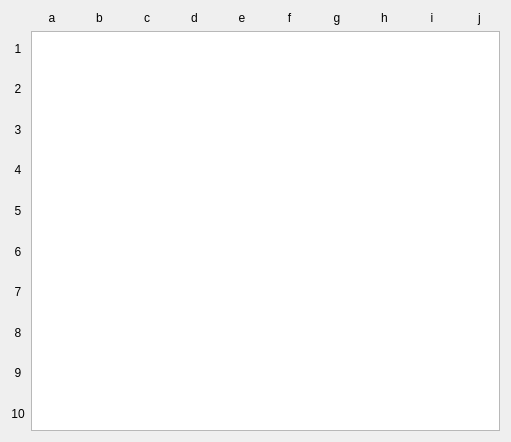
<?xml version="1.0" encoding="UTF-8"?>
<ui version="4.0">
 <class>Field</class>
 <widget class="QWidget" name="Field">
  <property name="geometry">
   <rect>
    <x>0</x>
    <y>0</y>
    <width>511</width>
    <height>442</height>
   </rect>
  </property>
  <property name="windowTitle">
   <string>Form</string>
  </property>
  <property name="locale">
   <locale language="Russian" country="Russia"/>
  </property>
  <layout class="QGridLayout" name="gridLayout_2">
   <item row="0" column="0">
    <layout class="QGridLayout" name="gridLayout">
     <item row="0" column="1">
      <layout class="QHBoxLayout" name="horizontalLayout">
       <item>
        <widget class="QLabel" name="label_3">
         <property name="text">
          <string>a</string>
         </property>
         <property name="alignment">
          <set>Qt::AlignCenter</set>
         </property>
        </widget>
       </item>
       <item>
        <widget class="QLabel" name="label_4">
         <property name="text">
          <string>b</string>
         </property>
         <property name="alignment">
          <set>Qt::AlignCenter</set>
         </property>
        </widget>
       </item>
       <item>
        <widget class="QLabel" name="label_5">
         <property name="text">
          <string>c</string>
         </property>
         <property name="alignment">
          <set>Qt::AlignCenter</set>
         </property>
        </widget>
       </item>
       <item>
        <widget class="QLabel" name="label_9">
         <property name="text">
          <string>d</string>
         </property>
         <property name="alignment">
          <set>Qt::AlignCenter</set>
         </property>
        </widget>
       </item>
       <item>
        <widget class="QLabel" name="label_10">
         <property name="text">
          <string>e</string>
         </property>
         <property name="alignment">
          <set>Qt::AlignCenter</set>
         </property>
        </widget>
       </item>
       <item>
        <widget class="QLabel" name="label_7">
         <property name="text">
          <string>f</string>
         </property>
         <property name="alignment">
          <set>Qt::AlignCenter</set>
         </property>
        </widget>
       </item>
       <item>
        <widget class="QLabel" name="label_8">
         <property name="text">
          <string>g</string>
         </property>
         <property name="alignment">
          <set>Qt::AlignCenter</set>
         </property>
        </widget>
       </item>
       <item>
        <widget class="QLabel" name="label_6">
         <property name="text">
          <string>h</string>
         </property>
         <property name="alignment">
          <set>Qt::AlignCenter</set>
         </property>
        </widget>
       </item>
       <item>
        <widget class="QLabel" name="label">
         <property name="layoutDirection">
          <enum>Qt::LeftToRight</enum>
         </property>
         <property name="text">
          <string>i</string>
         </property>
         <property name="alignment">
          <set>Qt::AlignCenter</set>
         </property>
        </widget>
       </item>
       <item>
        <widget class="QLabel" name="label_2">
         <property name="text">
          <string>j</string>
         </property>
         <property name="alignment">
          <set>Qt::AlignCenter</set>
         </property>
        </widget>
       </item>
      </layout>
     </item>
     <item row="1" column="0">
      <layout class="QVBoxLayout" name="verticalLayout">
       <item>
        <widget class="QLabel" name="label_19">
         <property name="text">
          <string>1</string>
         </property>
         <property name="alignment">
          <set>Qt::AlignCenter</set>
         </property>
        </widget>
       </item>
       <item>
        <widget class="QLabel" name="label_17">
         <property name="text">
          <string>2</string>
         </property>
         <property name="alignment">
          <set>Qt::AlignCenter</set>
         </property>
        </widget>
       </item>
       <item>
        <widget class="QLabel" name="label_11">
         <property name="text">
          <string>3</string>
         </property>
         <property name="alignment">
          <set>Qt::AlignCenter</set>
         </property>
        </widget>
       </item>
       <item>
        <widget class="QLabel" name="label_16">
         <property name="text">
          <string>4</string>
         </property>
         <property name="alignment">
          <set>Qt::AlignCenter</set>
         </property>
        </widget>
       </item>
       <item>
        <widget class="QLabel" name="label_12">
         <property name="text">
          <string>5</string>
         </property>
         <property name="alignment">
          <set>Qt::AlignCenter</set>
         </property>
        </widget>
       </item>
       <item>
        <widget class="QLabel" name="label_20">
         <property name="text">
          <string>6</string>
         </property>
         <property name="alignment">
          <set>Qt::AlignCenter</set>
         </property>
        </widget>
       </item>
       <item>
        <widget class="QLabel" name="label_14">
         <property name="text">
          <string>7</string>
         </property>
         <property name="alignment">
          <set>Qt::AlignCenter</set>
         </property>
        </widget>
       </item>
       <item>
        <widget class="QLabel" name="label_15">
         <property name="text">
          <string>8</string>
         </property>
         <property name="alignment">
          <set>Qt::AlignCenter</set>
         </property>
        </widget>
       </item>
       <item>
        <widget class="QLabel" name="label_13">
         <property name="text">
          <string>9</string>
         </property>
         <property name="alignment">
          <set>Qt::AlignCenter</set>
         </property>
        </widget>
       </item>
       <item>
        <widget class="QLabel" name="label_18">
         <property name="text">
          <string>10</string>
         </property>
         <property name="alignment">
          <set>Qt::AlignCenter</set>
         </property>
        </widget>
       </item>
      </layout>
     </item>
     <item row="1" column="1">
      <widget class="QGraphicsView" name="graphicsView"/>
     </item>
    </layout>
   </item>
  </layout>
 </widget>
 <resources/>
 <connections/>
</ui>
